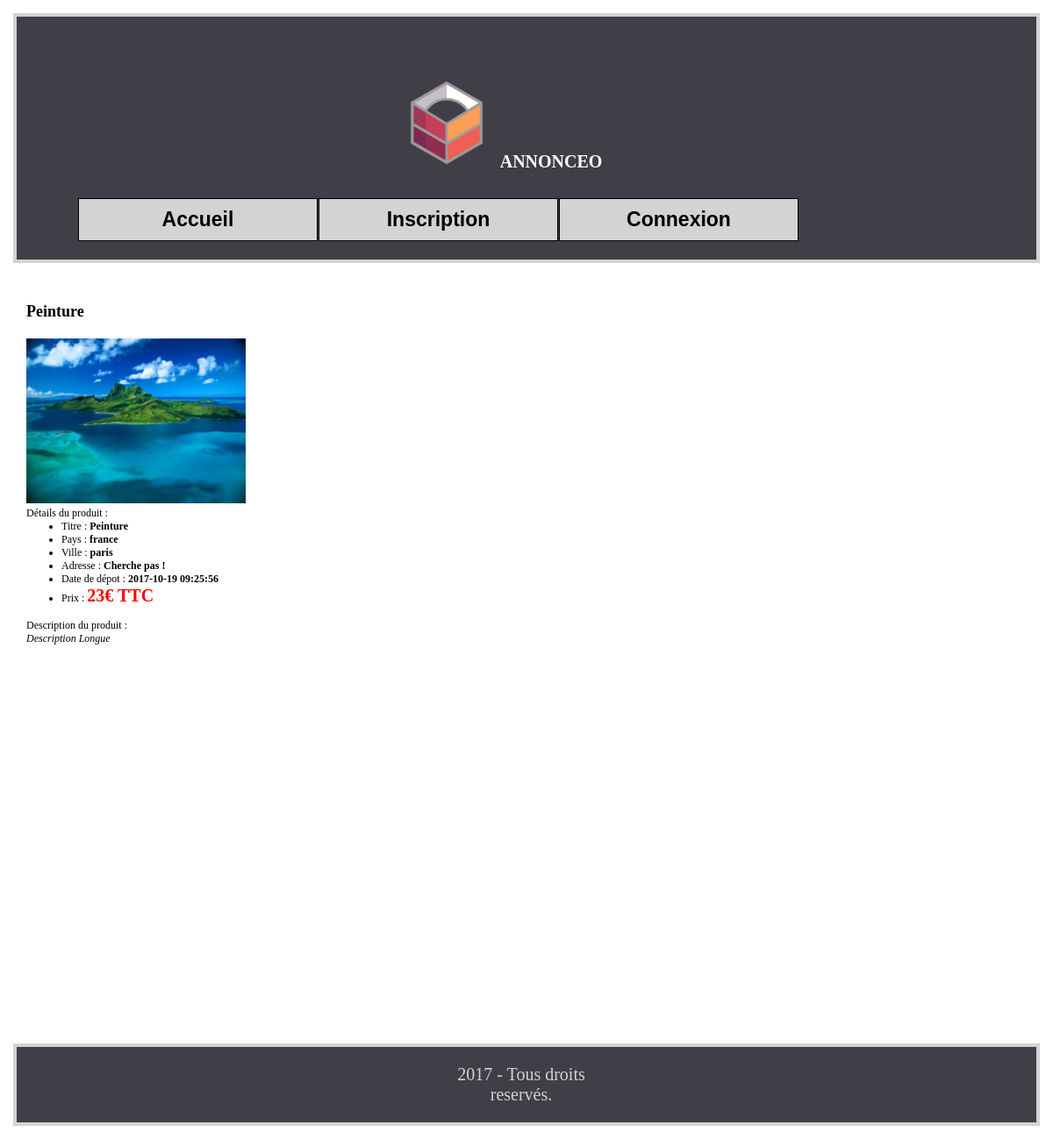
The app's page /fiche_annonce.php?id=18 with its own data.
### tables this page shows
CREATE TABLE `annonce` (
  `id_annonce` int(3) NOT NULL,
  `titre` varchar(255) NOT NULL,
  `description_courte` varchar(255) NOT NULL,
  `description_longue` text NOT NULL,
  `prix` int(11) NOT NULL,
  `photo` varchar(200) NOT NULL,
  `pays` varchar(50) NOT NULL,
  `ville` varchar(50) NOT NULL,
  `adresse` varchar(50) NOT NULL,
  `cp` int(5) NOT NULL,
  `membre_id` int(3) NOT NULL,
  `photo_id` int(3) NOT NULL,
  `categorie_id` int(3) NOT NULL,
  `date_enregistrement` datetime NOT NULL
);

### fiche_annonce.php (the view, shortened to what this page needs)
<?php
require_once('inc/init.inc.php');
if (isset($_GET['id']) && is_numeric($_GET['id'])) {
    $resultat = $pdo -> prepare("SELECT * FROM annonce WHERE id_annonce = :id_annonce");
    $resultat -> bindParam(':id_annonce', $_GET['id'], PDO::PARAM_INT);
    $resultat -> execute();
    if ($resultat -> rowCount() > 0) {
        $annonce = $resultat -> fetch(PDO::FETCH_ASSOC);
        extract($annonce);
    }
}
require_once('inc/header.php');
?>
<h1><?= $titre ?></h1>
<img src="<?= $annonce['photo']?>" width="250" />
<p>Détails du produit : </p>
<ul>
	<li>Titre : <b><?= $titre ?></b></li>
	<li>Pays : <b><?= $pays ?></b></li>
	<li>Ville : <b><?= $ville ?></b></li>
	<li>Adresse : <b><?= $adresse ?></b></li>
	<li>Date de dépot : <b><?= $date_enregistrement ?></b></li>
	<li>Prix : <b style="color: red; font-size:20px"><?= $prix ?>€ TTC</b></li>
</ul>
<br/>
<p>Description du produit : <br/>
<em><?= $description_longue ?></em></p>
<?php
require_once('inc/footer.php');
?>

### css/style.css (style rules this page uses)
* { margin: 0; }
body { font-family : verdana; font-size: 12px; }
h1 { margin-bottom: 20px; }

### records on screen
annonce: titre "Peinture", photo (picture), pays "france", ville "paris", adresse "Cherche pas !", date_enregistrement "2017-10-19 09:25:56", prix "23", description_longue "Description Longue"
